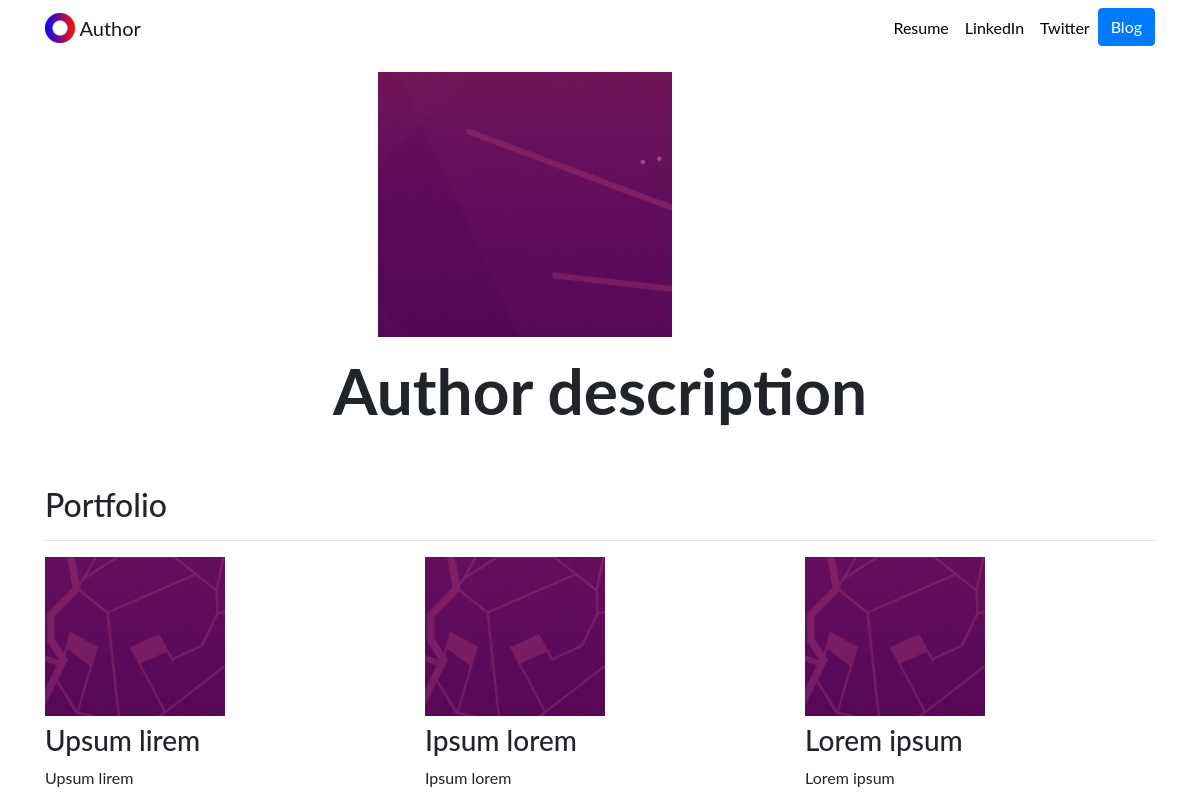
The page / on the database its author committed.
### portfolio/models.py (models this page shows, shortened)
class Project(models.Model):
    title = models.CharField(max_length=100)
    description = models.CharField(max_length=250)
    image = models.ImageField(upload_to='portfolio/images/')
    url = models.URLField(blank=True)

### portfolio/views.py (the view)
# urls.py: 2. Add a URL to urlpatterns:  path('', views.home, name='home')
def home(request):
    projects = Project.objects.all()
    return render(request, 'portfolio/home.html', {'projects':projects})

### portfolio/templates/portfolio/home.html
{% extends "portfolio/base.html" %}
{% load static %}
{% block content %}
<div class="row justify-content-center my-3">
  <div class="col-5">
    <img src="{% static 'portfolio/a.png' %}" class="img-fluid">
  </div>
</div>
<div class="row justify-content-center mb-3">
  <div class="col-md-9 text-center">
    <h1 id="hometext" class="font-weight-bold">Author description</h1>
  </div>
</div>
<h2 class="mt-5">Portfolio</h2>
<hr>
<div class="row">
  {% for project in projects %}
  <div class="col-lg-4 col-md-6">
    {% if project.url %}
    <a href="{{ project.url }}">
      <img src="{{ project.image.url }}" class="img-fluid mb-2">
    </a>
    {% else %}
    <img src="{{ project.image.url }}" class="img-fluid mb-2">
    {% endif %}
    <h3>{{ project.title }}</h3>
    <p>{{ project.description }}</p>
  </div>
  {% endfor %}
</div>
{% endblock %}

### portfolio/templates/portfolio/base.html (shortened to what this page needs)
{% load static %}
<!doctype html>
<html lang="en">
<head>
  <link rel="stylesheet" href="https://stackpath.bootstrapcdn.com/bootstrap/4.4.1/css/bootstrap.min.css">
  <link rel="stylesheet" href="{% static "portfolio/custom.css" %}">
</head>
<body>
  <nav id="topNav" class="navbar navbar-expand-md navbar-light">
    <div class="container">
      <a class="navbar-brand" href="{% url 'home' %}">
        <img src="{% static "portfolio/Logo.png" %}" width="30" height="30" class="d-inline-block align-top" alt="Nick's Logo">
        <span>Author</span>
      </a>
      <div class="collapse navbar-collapse text-center" id="navbarNav">
        <ul class="navbar-nav ml-auto">
          <li class="nav-item">
            <a class="nav-link" href="{% static "portfolio/resume.pdf" %}">Resume</a>
          </li>
          <li class="nav-item">
            <a class="nav-link" target="_blank">LinkedIn</a>
          </li>
          <li class="nav-item">
            <a class="nav-link" target="_blank">Twitter</a>
          </li>
          <li>
            <a role="button" href="{% url 'blog:all_blogs' %}" class="btn btn-primary">Blog</a>
          </li>
        </ul>
      </div>
    </div>
  </nav>
  <div class="container">
    {% block content %}{% endblock %}
  </div>
</body>
</html>

### portfolio/static/portfolio/custom.css (style rules this page uses)
.navbar-nav .nav-link { color: rgba(0,0,0,1) !important; }
body { font-family: 'Lato', sans-serif; }
@media (min-width: 992px) { #hometext { font-size: 4rem; } }

### rows shown on the page
Project: image (picture), title "Upsum lirem", description "Upsum lirem"
Project: image (picture), title "Ipsum lorem", description "Ipsum lorem"
Project: image (picture), title "Lorem ipsum", description "Lorem ipsum"
